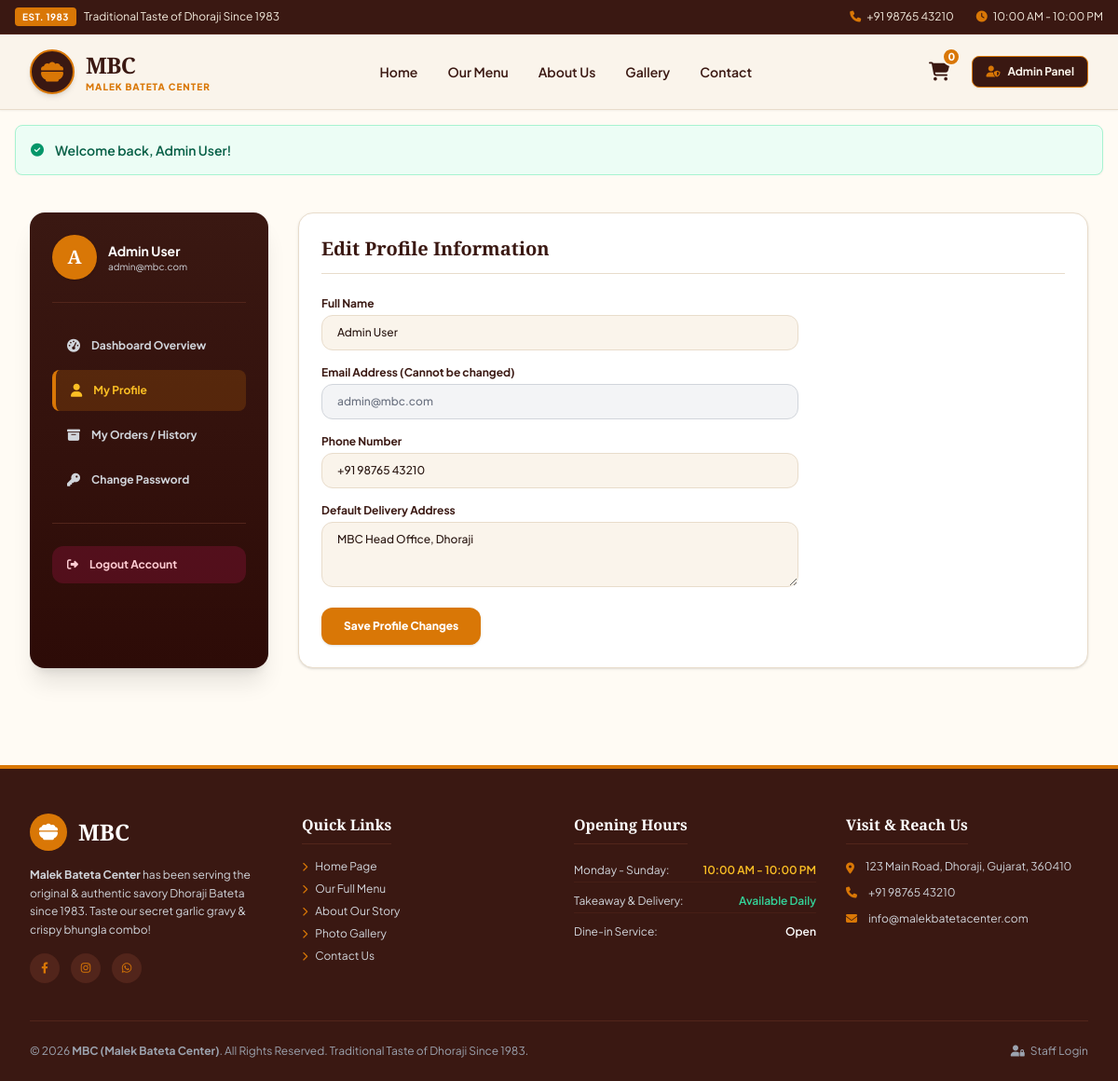
/customer/profile.php (signed in), run on the app's committed database.
### tables this page shows
CREATE TABLE IF NOT EXISTS `users` (
  `id` INT AUTO_INCREMENT PRIMARY KEY,
  `name` VARCHAR(100) NOT NULL,
  `email` VARCHAR(100) NOT NULL UNIQUE,
  `phone` VARCHAR(20) NOT NULL,
  `password` VARCHAR(255) NOT NULL,
  `role` ENUM('admin', 'customer') NOT NULL DEFAULT 'customer',
  `address` TEXT DEFAULT NULL,
  `status` ENUM('active', 'blocked') NOT NULL DEFAULT 'active',
  `created_at` TIMESTAMP DEFAULT CURRENT_TIMESTAMP
);

### config/helpers.php (called while the page is built, shortened)
<?php
function baseUrl($path = '') {
    $protocol = isset($_SERVER['HTTPS']) && $_SERVER['HTTPS'] === 'on' ? 'https' : 'http';
    $host = $_SERVER['HTTP_HOST'] ?? 'localhost:8000';
    $scriptDir = dirname($_SERVER['SCRIPT_NAME']);
    $base = rtrim($protocol . "://" . $host . rtrim(str_replace('\\', '/', $scriptDir), '/'), '/');
    if (strpos($_SERVER['SCRIPT_NAME'], '/admin') !== false) {
        $base = dirname($base);
    } elseif (strpos($_SERVER['SCRIPT_NAME'], '/customer') !== false) {
        $base = dirname($base);
    }
    return rtrim($base, '/') . '/' . ltrim($path, '/');
}

### customer/profile.php (the view, shortened to what this page needs)
<?php
require_once __DIR__ . '/../config/helpers.php';
$db = getDB();
$userId = currentUserId();
$stmt = $db->prepare("SELECT * FROM users WHERE id = ?");
$stmt->execute([$userId]);
$user = $stmt->fetch();
require_once __DIR__ . '/../includes/header.php';
?>
<section class="py-10 bg-[#FFFBF4]">
    <div class="max-w-7xl mx-auto px-4 sm:px-6 lg:px-8">
        <div class="flex flex-col lg:flex-row gap-8">
            <?php require_once __DIR__ . '/includes/sidebar.php'; ?>
            <div class="flex-grow space-y-6">
                <div class="mbc-card p-6 bg-white rounded-2xl border border-[#E8DCCB] shadow space-y-6">
                    <h2 class="font-serif-heading font-extrabold text-xl text-[#3A1812] border-b border-[#E8DCCB] pb-3">Edit Profile Information</h2>
                    <form action="<?php echo baseUrl('customer/profile.php'); ?>" method="POST" class="space-y-4 max-w-lg">
                        <div>
                            <label class="block text-xs font-bold text-[#3A1812] mb-1">Full Name</label>
                            <input type="text" name="name" required value="<?php echo htmlspecialchars($user['name']); ?>" class="w-full px-4 py-2.5 text-xs bg-[#FAF4EB] border border-[#E8DCCB] rounded-xl focus:outline-none focus:border-[#D97706] font-medium">
                        </div>
                        <div>
                            <label class="block text-xs font-bold text-[#3A1812] mb-1">Email Address (Cannot be changed)</label>
                            <input type="email" disabled value="<?php echo htmlspecialchars($user['email']); ?>" class="w-full px-4 py-2.5 text-xs bg-gray-100 border border-gray-300 rounded-xl font-medium text-gray-500 cursor-not-allowed">
                        </div>
                        <div>
                            <label class="block text-xs font-bold text-[#3A1812] mb-1">Phone Number</label>
                            <input type="text" name="phone" required value="<?php echo htmlspecialchars($user['phone']); ?>" class="w-full px-4 py-2.5 text-xs bg-[#FAF4EB] border border-[#E8DCCB] rounded-xl focus:outline-none focus:border-[#D97706] font-medium">
                        </div>
                        <div>
                            <label class="block text-xs font-bold text-[#3A1812] mb-1">Default Delivery Address</label>
                            <textarea name="address" rows="3" class="w-full px-4 py-2.5 text-xs bg-[#FAF4EB] border border-[#E8DCCB] rounded-xl focus:outline-none focus:border-[#D97706] font-medium"><?php echo htmlspecialchars($user['address'] ?? ''); ?></textarea>
                        </div>
                        <button type="submit" class="bg-[#D97706] hover:bg-[#B45309] text-white font-extrabold text-xs px-6 py-3 rounded-xl transition shadow">
                            Save Profile Changes
                        </button>
                    </form>
                </div>
            </div>
        </div>
    </div>
</section>
<?php require_once __DIR__ . '/../includes/footer.php'; ?>

### assets/css/style.css (style rules this page uses)
:root { --mbc-dark-brown: #3A1812; --mbc-deep-red: #2D0B07; --mbc-cream-bg: #FFFBF4; --mbc-cream-card: #FAF4EB; --mbc-amber-primary: #D97706; --mbc-amber-hover: #B45309; --mbc-orange-accent: #E65100; --mbc-text-dark: #2A1712; --mbc-border: #E8DCCB; }
body { font-family: 'Plus Jakarta Sans', sans-serif; background-color: var(--mbc-cream-bg); color: var(--mbc-text-dark); }
.font-serif-heading { font-family: 'Playfair Display', Georgia, serif; }
.mbc-card { background-color: #FFFFFF; border: 1px solid var(--mbc-border); border-radius: 0.75rem; box-shadow: 0 4px 6px -1px rgba(58, 24, 18, 0.04), 0 2px 4px -1px rgba(58, 24, 18, 0.02); }

### data on the page
users: name "Admin User", email "admin@mbc.com", phone "+91 98765 43210", address "MBC Head Office, Dhoraji"

### other printed values
$cartCount "0"
$flash['message'] "Welcome back, Admin User!"
substr(currentUserName(), 0, 1) "A"
currentUserName() "Admin User"
currentUserEmail() "admin@mbc.com"
